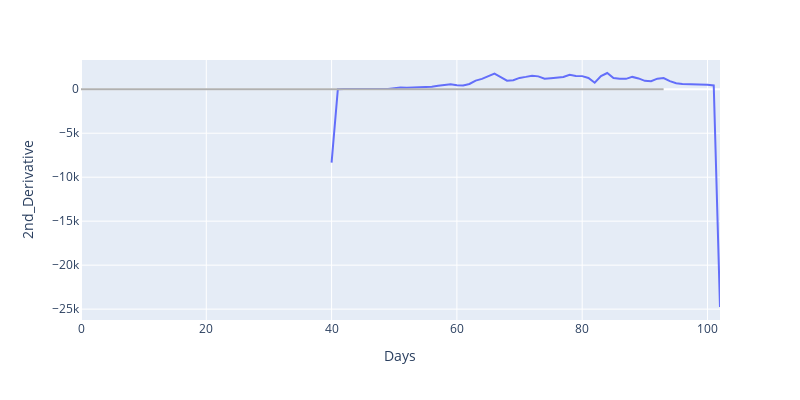

This figure's notebook cell:
### Markdown cell above
#### First Derivative

### Code cell
# Second Derivative
table['2nd_Derivative'] = np.gradient(table['Confirmed'])

# Plot results
df_country = table[table['Country']=='Belgium']

fig = px.line(df_country, x='Days', y='2nd_Derivative', width=800, height=400)
fig.add_shape(type= 'line', yref= 'y', y0= 0, y1= 0, xref= 'x', x0= 93, x1= 0,
              line=dict(color=lightGrey, width=2))
fig.show()

### Figure 1 — Plotly figure (JSON) as saved in the notebook; plotly's stock layout.template omitted (floating-point values rounded to 4 significant figures)
{"data": [{"hovertemplate": "Days=%{x}<br>2nd_Derivative=%{y}<extra></extra>", "legendgroup": "", "line": {"color": "#636efa", "dash": "solid"}, "mode": "lines", "name": "", "showlegend": false, "type": "scatter", "x": [40, 41, 42, 43, 44, 45, 46, 47, 48, 49, 50, 51, 52, 53, 54, 55, 56, 57, 58, 59, 60, 61, 62, 63, 64, 65, 66, 67, 68, 69, 70, 71, 72, 73, 74, 75, 76, 77, 78, 79, 80, 81, 82, 83, 84, 85, 86, 87, 88, 89, 90, 91, 92, 93, 94, 95, 96, 97, 98, 99, 100, 101, 102], "xaxis": "x", "y": [-8346, 7.5, 18.5, 43, 59.5, 45.5, 35, 33.5, 37.5, 23.5, 122.5, 187.5, 163.5, 184.5, 178.5, 214, 276, 385.5, 510, 572, 464, 434, 597, 983, 1174.0, 1450.0, 1776, 1382.0, 969.5, 1032.0, 1286.0, 1403, 1542.0, 1460.0, 1192.0, 1252.0, 1294.0, 1394.0, 1632, 1518.0, 1490, 1286.0, 736, 1492, 1845, 1282.0, 1187, 1179, 1400, 1230, 953, 920.5, 1202, 1264, 920.5, 681, 600, 586, 592.5, 586.5, 499, 437, -24757], "yaxis": "y"}], "layout": {"height": 400, "legend": {"tracegroupgap": 0}, "margin": {"t": 60}, "shapes": [{"line": {"color": "#b0b0b0", "width": 2}, "type": "line", "x0": 93, "x1": 0, "xref": "x", "y0": 0, "y1": 0, "yref": "y"}], "width": 800, "xaxis": {"anchor": "y", "domain": [0, 1], "title": {"text": "Days"}}, "yaxis": {"anchor": "x", "domain": [0, 1], "title": {"text": "2nd_Derivative"}}}}
